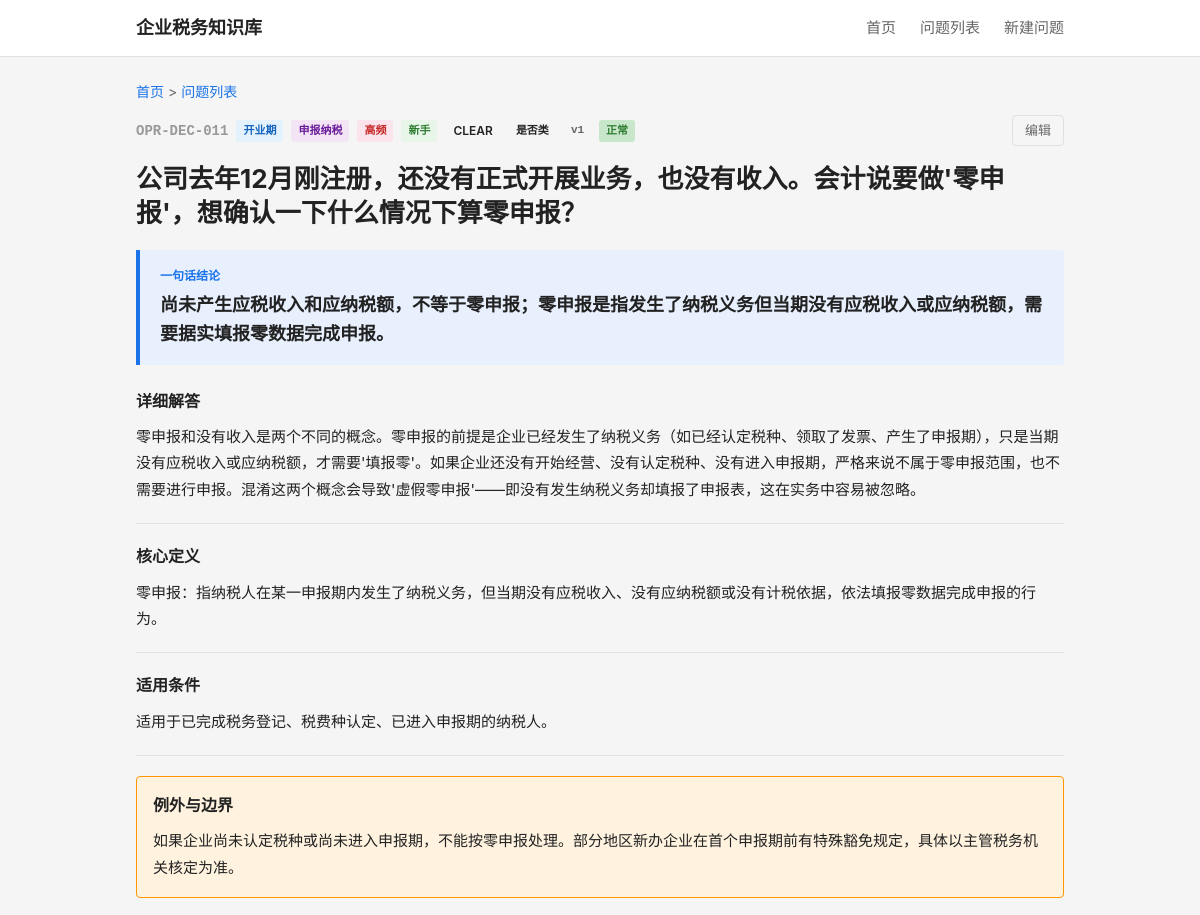
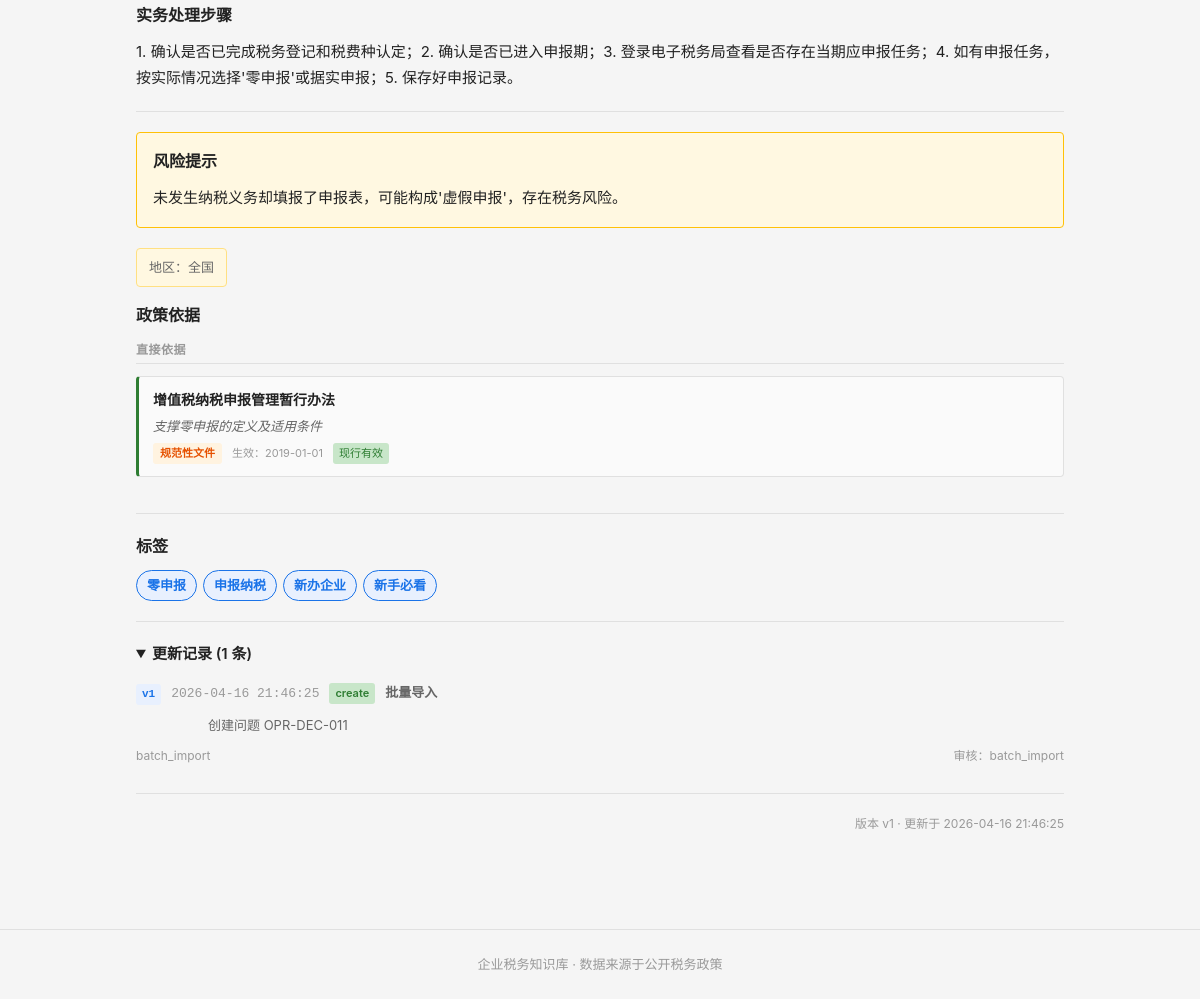
The page /question/OPR-DEC-011 on the database its author committed (2 pictures, top to bottom).
### tables this page shows
CREATE TABLE question_master (
    id              INTEGER PRIMARY KEY AUTOINCREMENT,
    question_code   TEXT NOT NULL UNIQUE,
    question_title  TEXT NOT NULL,
    question_plain  TEXT NOT NULL,

    -- 分类
    stage_code      TEXT NOT NULL,
    module_code     TEXT NOT NULL,
    question_type   TEXT NOT NULL,

    -- 答案
    one_line_answer TEXT NOT NULL,
    detailed_answer TEXT,
    core_definition TEXT,

    -- 条件与边界
    applicable_conditions TEXT,
    exceptions_boundary   TEXT,

    -- 实务
    practical_steps TEXT,
    risk_warning    TEXT,

    -- 适用范围
    scope_level     TEXT NOT NULL DEFAULT 'scope_national',
    local_region    TEXT,

    -- 确定性
    answer_certainty TEXT NOT NULL DEFAULT 'certain_clear',

    -- 元数据
    keywords        TEXT,
    high_frequency_flag INTEGER NOT NULL DEFAULT 0,
    newbie_flag     INTEGER NOT NULL DEFAULT 0,

    -- 版本管理
    status          TEXT NOT NULL DEFAULT 'draft',
    version_no      INTEGER NOT NULL DEFAULT 1,

    -- 审计字段
    created_at      TEXT NOT NULL DEFAULT (datetime('now')),
    updated_at      TEXT NOT NULL DEFAULT (datetime('now'))
);

CREATE TABLE question_policy_link (
    id              INTEGER PRIMARY KEY AUTOINCREMENT,
    question_id     INTEGER NOT NULL,
    policy_id       INTEGER NOT NULL,
    support_type    TEXT NOT NULL,
    support_note    TEXT,
    display_order   INTEGER NOT NULL DEFAULT 1,

    FOREIGN KEY (question_id) REFERENCES question_master(id) ON DELETE CASCADE,
    FOREIGN KEY (policy_id)   REFERENCES policy_basis(id)    ON DELETE CASCADE
);

CREATE TABLE policy_basis (
    id              INTEGER PRIMARY KEY AUTOINCREMENT,
    policy_code     TEXT NOT NULL UNIQUE,
    policy_name     TEXT NOT NULL,
    document_no     TEXT,
    article_ref     TEXT,

    -- 政策层级
    policy_level    TEXT NOT NULL,

    -- 有效期
    effective_date  TEXT,
    expiry_date     TEXT,
    current_status  TEXT NOT NULL DEFAULT 'effective',

    -- 内容摘要
    policy_summary  TEXT,
    raw_quote_short TEXT,

    -- 适用范围
    region_scope    TEXT DEFAULT 'national',

    -- 备注
    remarks         TEXT,

    -- 审计字段
    created_at      TEXT NOT NULL DEFAULT (datetime('now')),
    updated_at      TEXT NOT NULL DEFAULT (datetime('now'))
);

CREATE TABLE question_tag_link (
    id              INTEGER PRIMARY KEY AUTOINCREMENT,
    question_id     INTEGER NOT NULL,
    tag_id          INTEGER NOT NULL,
    is_primary      INTEGER NOT NULL DEFAULT 0,
    display_order   INTEGER NOT NULL DEFAULT 1,

    FOREIGN KEY (question_id) REFERENCES question_master(id) ON DELETE CASCADE,
    FOREIGN KEY (tag_id)      REFERENCES tag_dict(id)       ON DELETE CASCADE
);

CREATE TABLE tag_dict (
    id              INTEGER PRIMARY KEY AUTOINCREMENT,
    tag_code        TEXT NOT NULL UNIQUE,
    tag_name        TEXT NOT NULL,
    tag_category    TEXT,
    parent_id       INTEGER,
    display_order   INTEGER NOT NULL DEFAULT 1,
    status          TEXT NOT NULL DEFAULT 'active',

    FOREIGN KEY (parent_id) REFERENCES tag_dict(id) ON DELETE SET NULL
);

CREATE TABLE question_update_log (
    id              INTEGER PRIMARY KEY AUTOINCREMENT,
    question_id     INTEGER NOT NULL,
    version_no      INTEGER NOT NULL,
    update_date     TEXT NOT NULL DEFAULT (datetime('now')),
    update_type     TEXT NOT NULL,
    update_reason   TEXT,
    updated_by      TEXT,
    reviewed_by     TEXT,
    change_summary  TEXT,

    FOREIGN KEY (question_id) REFERENCES question_master(id) ON DELETE CASCADE
);

### backend/app.py (the view)
    @app.route('/question/<question_code>')
    def question_detail(question_code):
        from services.question_service import QuestionService
        svc = QuestionService()
        detail = svc.get_question_detail(question_code)
        if not detail:
            return "问题不存在", 404
        stages = svc.get_stages()
        modules = svc.get_modules()
        return render_template('detail.html',
                               detail=detail, stages=stages, modules=modules)

### backend/services/question_service.py (called while the page is built)
    def _query(self, sql, params=None):
        conn = sqlite3.connect(self.db_path)
        conn.execute("PRAGMA foreign_keys = ON")
        conn.row_factory = sqlite3.Row
        cur = conn.cursor()
        if params:
            cur.execute(sql, params)
        else:
            cur.execute(sql)
        rows = cur.fetchall()
        conn.close()
        return [dict(r) for r in rows]

    def _query_one(self, sql, params=None):
        rows = self._query(sql, params)
        return rows[0] if rows else None

    def get_stages(self):
        return self._query("""
            SELECT tag_code, tag_name
            FROM tag_dict
            WHERE tag_category = 'stage'
            ORDER BY display_order
        """)

    def get_modules(self):
        return self._query("""
            SELECT tag_code, tag_name
            FROM tag_dict
            WHERE tag_category = 'module'
            ORDER BY display_order
        """)

### frontend/templates/detail.html (shortened to what this page needs)
{% extends "base.html" %}
{% macro certainty_label(code) %}
    {% if code == 'certain_clear' %}<span class="certainty-tag clear">明确（无条件）</span>
    {% elif code == 'certain_condition' %}<span class="certainty-tag condition">有条件</span>
    {% elif code == 'certain_dispute' %}<span class="certainty-tag dispute">有争议</span>
    {% elif code == 'certain_practice' %}<span class="certainty-tag practice">实务做法</span>
    {% else %}<span class="certainty-tag">{{ code }}</span>{% endif %}
{% endmacro %}
{% macro policy_level_label(code) %}{{ {'level_law':'法律','level_admin':'行政法规','level_department':'部门规章','level_bulletin':'规范性文件','level_provincial':'省级文件','level_local':'地方文件'}.get(code, code or '') }}{% endmacro %}
{% macro question_type_label(code) %}
{%- if code == 'type_whether' -%}是否类
{%- elif code == 'type_how' -%}怎么办类
{%- elif code == 'type_definition' -%}定义类
{%- elif code == 'type_risk' -%}风险类
{%- elif code == 'type_time' -%}时限类
{%- elif code == 'type_why' -%}为什么类
{%- elif code == 'type_other' -%}其他类
{%- elif code == 'type_define' -%}定义类
{%- else -%}{{ code }}{%- endif -%}
{% endmacro %}
{% macro status_label(code) %}
    {% if code == 'active' %}正常
    {% elif code == 'draft' %}草稿
    {% elif code == 'pending' %}待复核
    {% elif code == 'archived' %}归档
    {% elif code == 'obsolete' %}过时
    {% else %}{{ code }}{% endif %}
{% endmacro %}
{% macro stage_label(code) %}
    {%- if code == 'SET' -%}设立期
    {%- elif code == 'OPR' -%}开业期
    {%- elif code == 'CHG' -%}变更期
    {%- elif code == 'RSK' -%}风险期
    {%- elif code == 'SUS' -%}停业期
    {%- elif code == 'CLS' -%}注销期
    {%- else -%}{{ code }}{%- endif -%}
{% endmacro %}
{% macro module_label(code) %}
    {%- if code == 'REG' -%}登记设立
    {%- elif code == 'DEC' -%}申报纳税
    {%- elif code == 'INV' -%}发票管理
    {%- elif code == 'VAT' -%}增值税
    {%- elif code == 'IIT' -%}个人所得税
    {%- elif code == 'CIT' -%}企业所得税
    {%- elif code == 'SSF' -%}社保公积金
    {%- elif code == 'CHG' -%}变更登记
    {%- elif code == 'CLEAR' -%}清税注销
    {%- elif code == 'RISK' -%}风险应对
    {%- elif code == 'FEE' -%}成本费用
    {%- elif code == 'PREF' -%}优惠政策
    {%- elif code == 'ETAX' -%}电子税务
    {%- else -%}{{ code }}{%- endif -%}
{% endmacro %}
{% block main %}
<div class="detail-header">
    <div class="breadcrumb">
        <a href="/">首页</a> &gt; <a href="/questions">问题列表</a>
    </div>
    <div class="question-meta-top">
        <span class="q-code-lg">{{ detail.question_code }}</span>
        <span class="q-badge stage">{{ stage_label(detail.stage_code) }}</span>
        <span class="q-badge module">{{ module_label(detail.module_code) }}</span>
        {% if detail.high_frequency_flag %}
        <span class="q-badge hf">高频</span>
        {% endif %}
        {% if detail.newbie_flag %}
        <span class="q-badge newbie">新手</span>
        {% endif %}
        {{ certainty_label(detail.answer_certainty) }}
        <span class="q-badge">{{ question_type_label(detail.question_type) }}</span>
        <span class="q-badge version">v{{ detail.version_no }}</span>
        <span class="q-badge status-{{ detail.status }}">{{ status_label(detail.status) }}</span>
        <a href="/question/{{ detail.question_code }}/edit" class="edit-btn">编辑</a>
    </div>
</div>
<h1 class="detail-title">{{ detail.question_plain if detail.question_plain else detail.question_title }}</h1>
<div class="answer-box">
    <div class="answer-label">一句话结论</div>
    <div class="answer-content">{{ detail.one_line_answer }}</div>
</div>
{% if detail.detailed_answer %}
<div class="detail-section">
    <h3>详细解答</h3>
    <div class="detail-text">{{ detail.detailed_answer }}</div>
</div>
{% endif %}
{% if detail.core_definition %}
<div class="detail-section">
    <h3>核心定义</h3>
    <div class="detail-text">{{ detail.core_definition }}</div>
</div>
{% endif %}
{% if detail.applicable_conditions %}
<div class="detail-section">
    <h3>适用条件</h3>
    <div class="detail-text">{{ detail.applicable_conditions }}</div>
</div>
{% endif %}
{% if detail.exceptions_boundary %}
<div class="detail-section exception">
    <h3>例外与边界</h3>
    <div class="detail-text">{{ detail.exceptions_boundary }}</div>
</div>
{% endif %}
{% if detail.practical_steps %}
<div class="detail-section">
    <h3>实务处理步骤</h3>
    <div class="detail-text">{{ detail.practical_steps }}</div>
</div>
{% endif %}
{% if detail.risk_warning %}
<div class="detail-section warning">
    <h3>风险提示</h3>
    <div class="detail-text">{{ detail.risk_warning }}</div>
</div>
{% endif %}
{% if detail.scope_level == 'scope_national' %}
<div class="scope-note">适用地区：全国通用</div>
{% elif detail.scope_level == 'scope_provincial' %}
<div class="scope-note">适用地区：省级口径</div>
{% elif detail.scope_level == 'scope_local' %}
<div class="scope-note">适用地区：地方口径</div>
{% elif detail.local_region %}
<div class="scope-note local">地区：{{ detail.local_region }}</div>
{% endif %}
{% if detail.policies %}
{% set direct_policies = [] %}
{% set procedure_policies = [] %}
{% set other_policies = [] %}
{% for p in detail.policies %}
    {% if p.support_type == 'support_direct' %}{% do direct_policies.append(p) %}{% endif %}
    {% if p.support_type == 'support_procedure' %}{% do procedure_policies.append(p) %}{% endif %}
    {% if p.support_type not in ['support_direct', 'support_procedure'] %}{% do other_policies.append(p) %}{% endif %}
{% endfor %}
<div class="detail-section policies-section">
    <h3>政策依据</h3>
    {% if direct_policies %}
    <div class="policy-group">
        <div class="policy-group-label">直接依据</div>
        <ul class="policy-list">
            {% for p in direct_policies %}
            <li class="policy-item type-direct">
                <div class="policy-title">
                    {{ p.policy_name }}
                </div>
                {% if p.support_note %}<div class="policy-note">{{ p.support_note }}</div>{% endif %}
                <div class="policy-meta">
                    <span class="policy-level-badge level-{{ p.policy_level }}">{{ policy_level_label(p.policy_level) }}</span>
                    {% if p.effective_date %}<span class="policy-effective">生效：{{ p.effective_date }}</span>{% endif %}
                    {% if p.current_status == 'pol_effective' %}<span class="policy-stat effective">现行有效</span>
                    {% elif p.current_status == 'pol_expired' %}<span class="policy-stat expired">已失效</span>
                    {% elif p.current_status == 'pol_partial' %}<span class="policy-stat partial">部分失效</span>{% endif %}
                </div>
            </li>
            {% endfor %}
        </ul>
    </div>
    {% endif %}
</div>
{% endif %}
{% if detail.tags %}
<div class="detail-section tags-section">
    <h3>标签</h3>
    <div class="tag-list">
        {% for t in detail.tags %}
        <a href="/questions?tag={{ t.tag_code }}" class="tag-chip {% if t.is_primary %}primary{% endif %}">{{ t.tag_name }}</a>
        {% endfor %}
    </div>
</div>
{% endif %}
{% if detail.updates %}
<details class="detail-section updates" open>
    <summary class="section-summary">更新记录 ({{ detail.updates|length }} 条)</summary>
    <ul class="update-list">
        {% for u in detail.updates %}
        <li class="update-item">
            <span class="update-version">v{{ u.version_no }}</span>
            <span class="update-date">{{ u.update_date }}</span>
            <span class="update-type-badge type-{{ u.update_type }}">{{ u.update_type }}</span>
            {% if u.update_reason %}<span class="update-reason">{{ u.update_reason }}</span>{% endif %}
            <span class="update-summary">{{ u.change_summary }}</span>
            {% if u.updated_by %}<span class="update-by">{{ u.updated_by }}</span>{% endif %}
            {% if u.reviewed_by %}<span class="update-reviewed">审核：{{ u.reviewed_by }}</span>{% endif %}
        </li>
        {% endfor %}
    </ul>
</details>
{% endif %}
<div class="detail-footer">
    <span>版本 v{{ detail.version_no }} · 更新于 {{ detail.updated_at }}</span>
</div>
{% endblock %}

### rows shown on the page
question_master: question_code "OPR-DEC-011", answer_certainty "CLEAR", version_no "1", question_plain "公司去年12月刚注册，还没有正式开展业务，也没有收入。会计说要做'零申报'，想确认一下什么情况下算零申报？", one_line_answer "尚未产生应税收入和应纳税额，不等于零申报；零申报是指发生了纳税义务但当期没有应税收入或应纳税额，需要据实填报零数据完成申报。", detailed_answer "零申报和没有收入是两个不同的概念。零申报的前提是企业已经发生了纳税义务（如已经认定税种、领取了发票、产生了申报期），只是当期没有应税收入或应纳税额，才需要'填报零'。如果企业还没有开始经营、没有认定税种、没有进入申报期，严格来说不属于零申报范围，也不需要进行申报。混淆这两个概念会导致'虚假零申报'——即没有发生纳税义务却填报了申报表，这在实务中容易被忽略。", core_definition "零申报：指纳税人在某一申报期内发生了纳税义务，但当期没有应税收入、没有应纳税额或没有计税依据，依法填报零数据完成申报的行为。", applicable_conditions "适用于已完成税务登记、税费种认定、已进入申报期的纳税人。", exceptions_boundary "如果企业尚未认定税种或尚未进入申报期，不能按零申报处理。部分地区新办企业在首个申报期前有特殊豁免规定，具体以主管税务机关核定为准。", practical_steps "1. 确认是否已完成税务登记和税费种认定；2. 确认是否已进入申报期；3. 登录电子税务局查看是否存在当期应申报任务；4. 如有申报任务，按实际情况选择'零申报'或据实申报；5. 保存好申报记录。", risk_warning "未发生纳税义务却填报了申报表，可能构成'虚假申报'，存在税务风险。", local_region "全国", updated_at "2026-04-16 21:46:25"
question_policy_link: policy_name "增值税纳税申报管理暂行办法", support_note "支撑零申报的定义及适用条件", effective_date "2019-01-01"
policy_basis: policy_level "规范性文件"
question_tag_link: tag_name "零申报"
question_tag_link: tag_name "申报纳税"
question_tag_link: tag_name "新办企业"
question_tag_link: tag_name "新手必看"
question_update_log: version_no "1", update_date "2026-04-16 21:46:25", update_type "create", update_reason "批量导入", change_summary "创建问题 OPR-DEC-011", updated_by "batch_import", reviewed_by "batch_import"

### other values the page prints
{{ detail.updates|length }} "1"
